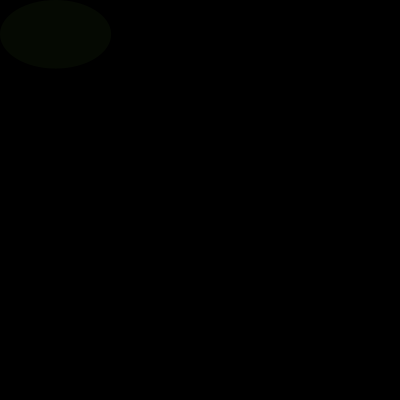
Frame 1 (no input)
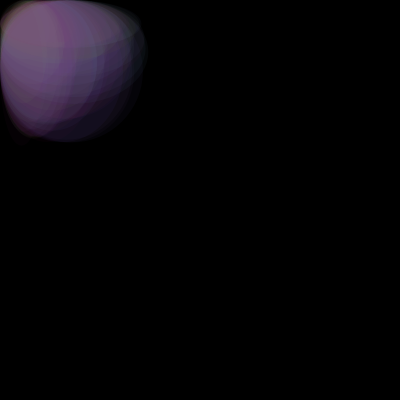
Frame 60 (the mouse pressed at the canvas centre just before this capture)
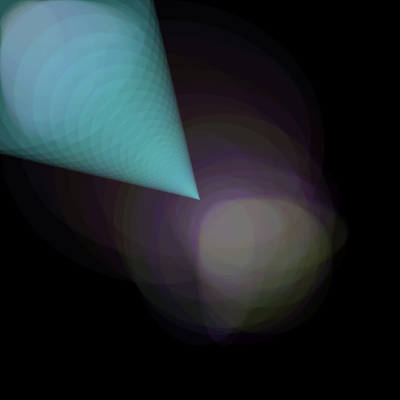
Frame 120 (the mouse held since frame 60 and released just before this capture)

The Processing sketch that drew these frames (run headless with seeded random() and noise(); from frame 60 on, the mouse is pressed at the canvas centre):

// Processing sketch: processing_130391
// ── processing_130391.pde

//copyright Yoon-ji Kim 2014
//51-257 A, HW#4
//ellipses move with the mouse
//pressing any key will make the bg white
//clicking will draw a white ellipse
//mouseWheel will change the bg color

float x, y;
float wd, ht;
float xDist, yDist;
float easingCoef;

void setup()
{
  size(400, 400);
  background(0);
  noStroke();
  easingCoef = .1;
}

void draw()
{
  x = x+xDist*easingCoef;
  y = y+yDist*easingCoef;
  wd = random(40, 150);
  ht = random(40, 150); 
  xDist = mouseX-x;
  yDist = mouseY-y;
  
  //circles move with mouse
  ellipseMode(CORNER);
  fill(116, random(230), random(255), 10);
  ellipse(x, y, wd+xDist, ht+yDist);
  ellipseMode(CENTER);
  fill(111, 251, 255, 20);
  ellipse(x, y, 1.5*xDist, 1.5*yDist);
}

//press any key to change the background color to white
void keyPressed()
{
    background(255);
}

//clicking will draw a white ellipse
void mousePressed()
{
  fill(255);
  ellipse(mouseX, mouseY, 2*xDist, 2*yDist);
}

//mouseWheel to change background color
void mouseWheel()
{
  background(random(255), random(255), random(255));
}
